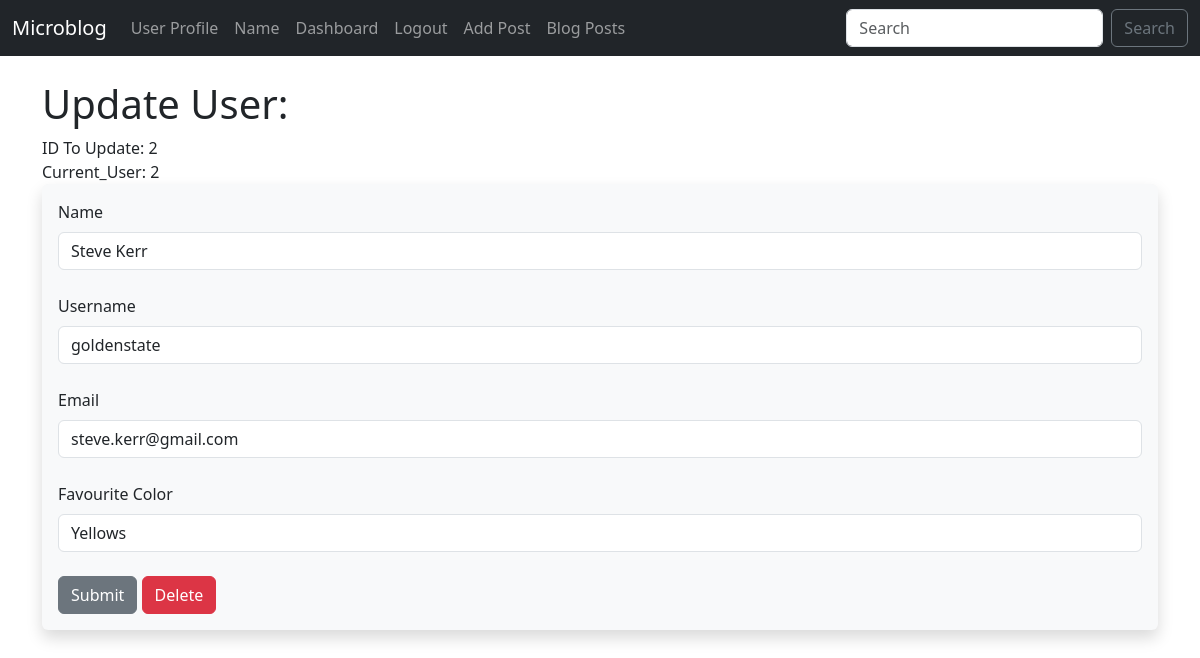
/update/2 (signed in), run on an earlier commit of the app's database.
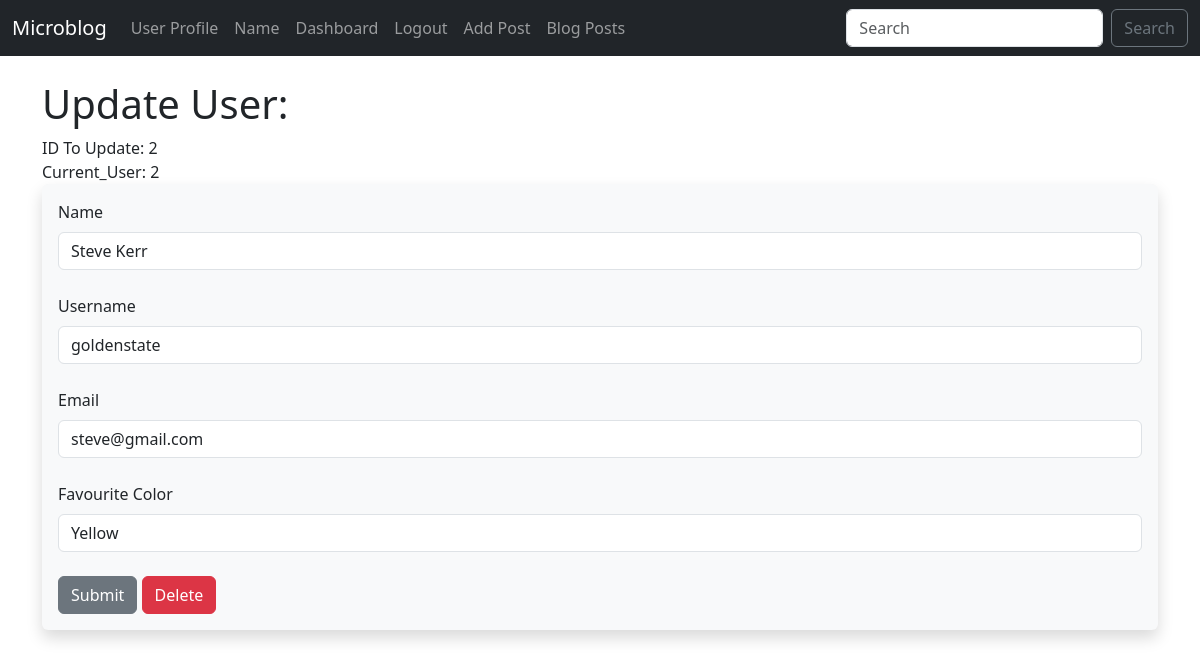
And on a later commit of the database.
### app/models.py (models this page shows, shortened)
class User(db.Model, UserMixin):
    id = db.Column(db.Integer, primary_key=True)
    username = db.Column(db.String(20), nullable=False, unique=True)
    name = db.Column(db.String(200), nullable=False)
    email = db.Column(db.String(120), nullable=False, unique=True)
    favourite_color = db.Column(db.String(120))
    date_added = db.Column(db.DateTime, default=datetime.utcnow)
    password_hash = db.Column(db.String(128))
    posts = db.relationship("Post", backref="poster")
    @property
    def password(self):
        raise AttributeError('Password is not a readable attribute!')

### app/routes.py (the view)
@app.route("/update/<int:id>", methods=["GET","POST"])
@login_required
def update(id):
    form = UserForm()
    name_to_update = User.query.get_or_404(id)
    if request.method == "POST":
        name_to_update.name = request.form['name']
        name_to_update.email = request.form['email']
        name_to_update.favourite_color = request.form['favourite_color']
        name_to_update.username = request.form['username']
        try:
            db.session.commit()
            flash("User Updated Succesfuly")
            return render_template("update.html", form=form, name_to_update=name_to_update, id=id)
        except:
            flash("Error! Problem occurred... try again..")
            return render_template("update.html", form=form, name_to_update=name_to_update)
    else:
        return render_template("update.html", form=form, name_to_update=name_to_update, id=id)

### app/forms.py
class UserForm(FlaskForm):
    name = StringField("Name", validators=[DataRequired()])
    username = StringField("Username", validators=[DataRequired()])
    email = StringField("Email ", validators=[DataRequired()])
    favourite_color = StringField("Favourite Color")
    password_hash = PasswordField("Password", validators=[DataRequired(),EqualTo('password_hash2', message="Passwords Must Match!")])
    password_hash2 = PasswordField("Confirm Password", validators=[DataRequired()])
    submit = SubmitField("Submit")

### app/routes.py (called while the page is built)
@login_manager.user_loader
def load_user(user_id):
    return User.query.get(int(user_id))

### app/templates/update.html (shortened to what this page needs)
{% extends "base.html" %}
{% block content %}
{% if id == current_user.id %}
<h1>Update User:</h1>
ID To Update: {{ id }} <br />
Current_User: {{ current_user.id }}
<br />
<div class="shadow p-3 mb-5 bg-body-tertiary rounded">
    <form action="/update/{{ name_to_update.id }}" method="post">
        {{ form.name.label(class="form-label") }}
        {{ form.name(class="form-control", value=name_to_update.name) }}
        <br />
        {{ form.username.label(class="form-label") }}
        {{ form.username(class="form-control", value=name_to_update.username) }}
        <br />
        {{ form.email.label(class="form-label") }}
        {{ form.email(class="form-control", value=name_to_update.email) }}
        <br />
        {{ form.favourite_color.label(class="form-label") }}
        {{ form.favourite_color(class="form-control", value=name_to_update.favourite_color) }}
        <br />
        {{ form.submit(class="btn btn-secondary") }}
        <a href="{{ url_for('delete',id=id) }}" class="btn btn-danger">Delete</a>
    </form>
</div>
{% else %}
<div class="alert alert-warning alert-dismissible fade show" role="alert">
    Sorry, you are not authorized to edit this page.
</div>
<h2>Access Denied</h2>
<p>You do not have the permissions to edit this profile!</p>
{% endif %}
{% endblock %}

What changed in the data, as far as the page shows it:
changed User "Steve Kerr": email "steve.kerr@gmail.com" → "steve@gmail.com"; favourite_color "Yellows" → "Yellow"
